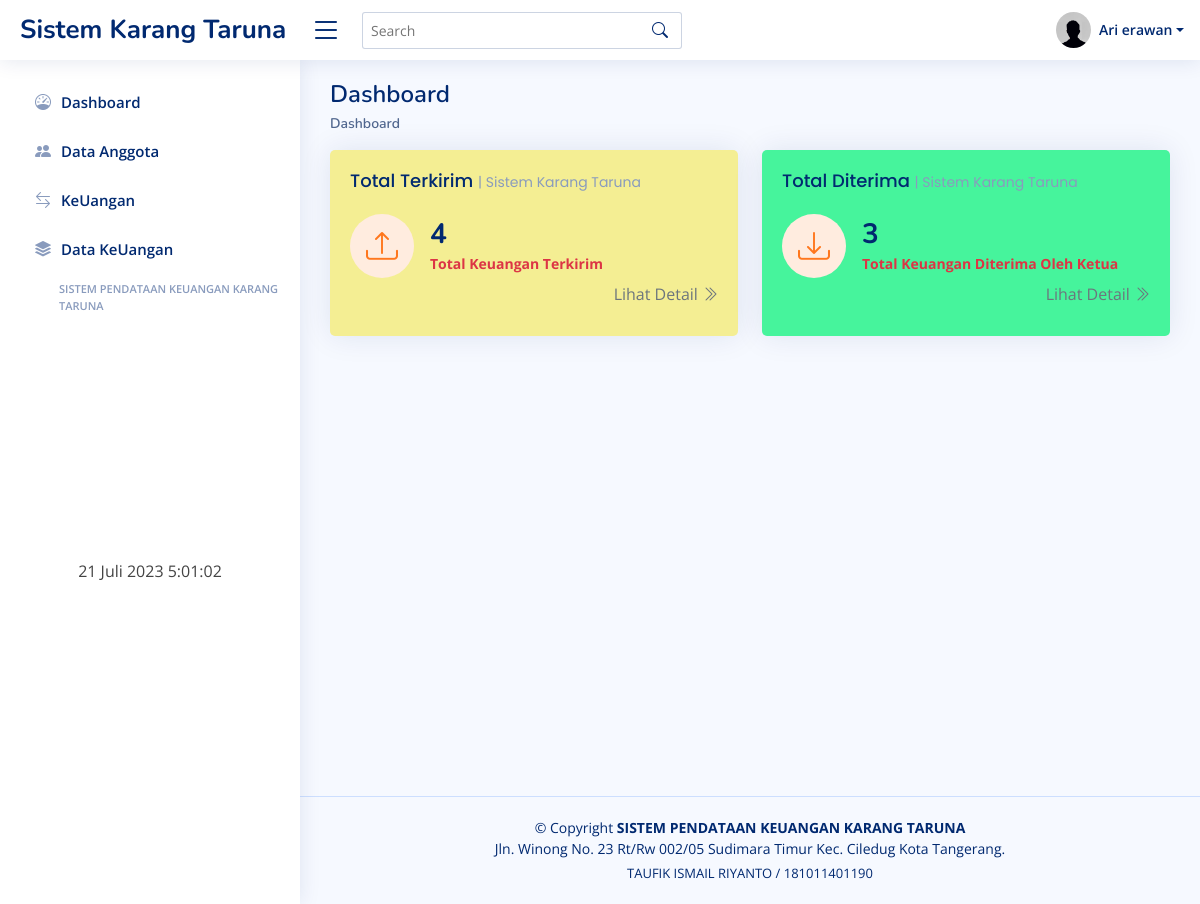
The page /anggota/index.php?url=dashboard (signed in) on the database its author committed.
### tables this page shows
CREATE TABLE `users` (
  `id_user` int(11) NOT NULL,
  `recid` enum('0','1') NOT NULL,
  `nama` varchar(30) NOT NULL,
  `rt` int(4) NOT NULL,
  `rw` int(4) NOT NULL,
  `alamat` text NOT NULL,
  `tgl_lahir` varchar(20) NOT NULL,
  `pekerjaan` varchar(40) NOT NULL,
  `no_telp` varchar(15) NOT NULL,
  `status` enum('aktif','tidak aktif') NOT NULL,
  `usertype` enum('ketua','wakil','anggota') NOT NULL,
  `username` varchar(30) NOT NULL,
  `password` varchar(200) NOT NULL,
  `level` enum('admin','anggota') NOT NULL
);

CREATE TABLE `trx` (
  `id_trx` int(11) NOT NULL,
  `id_user` int(11) NOT NULL,
  `jml_trx` varchar(255) NOT NULL,
  `keterangan` varchar(255) NOT NULL,
  `status_trx` varchar(255) NOT NULL,
  `tgl` date NOT NULL
);

### anggota/index.php (the view, shortened to what this page needs)
<!DOCTYPE html>
<html lang="en">
<head>
   <link href="../assets/css/bootstrap.min.css" rel="stylesheet">
   <link href="../assets/css/bootstrap-icons.css" rel="stylesheet">
   <link href="../assets/css/boxicons.min.css" rel="stylesheet">
   <link href="../assets/css/quill.snow.css" rel="stylesheet">
   <link href="../assets/css/quill.bubble.css" rel="stylesheet">
   <link href="../assets/css/remixicon.css" rel="stylesheet">
   <link href="../assets/css/style.css" rel="stylesheet">
   <link href="../assets/datatables/dataTables.bootstrap4.min.css" rel="stylesheet">
</head>
<body>
   <header id="header" class="header fixed-top d-flex align-items-center">
      <div class="d-flex align-items-center justify-content-between"> <a href="index.html" class="logo d-flex align-items-center"> <span class="d-none d-lg-block">Sistem Karang Taruna</span> </a> <i class="bi bi-list toggle-sidebar-btn"></i></div>
      <div class="search-bar">
         <form class="search-form d-flex align-items-center" method="POST" action="#"> <input type="text" name="query" placeholder="Search" title="Enter search keyword"> <button type="submit" title="Search"><i class="bi bi-search"></i></button></form>
      </div>
      <nav class="header-nav ms-auto">
         <ul class="d-flex align-items-center">
            <li class="nav-item dropdown pe-3">
              <?php
              require '../config/config.php';
              $sql = mysqli_query($koneksi, "select * from users where id_user='$_SESSION[id]'");
              while ($data = mysqli_fetch_array($sql)) {
               ?>
               <a class="nav-link nav-profile d-flex align-items-center pe-0" href="#" data-bs-toggle="dropdown"> <img src="../assets/img/profile-img.png" alt="Profile" class="rounded-circle"> <span class="d-none d-md-block dropdown-toggle ps-2"><?php echo $data['nama']; ?></span> </a>
               <?php } ?>
         </li>
      </ul>
   </nav>
</header>
<aside id="sidebar" class="sidebar">
   <ul class="sidebar-nav" id="sidebar-nav">
      <li class="nav-item"> <a class="nav-link collapsed" href="?url=dashboard">
         <i class="bi bi-speedometer"></i>
         <span>Dashboard</span> </a></li>
         <li class="nav-item">
            <a class="nav-link collapsed" href="?url=anggota">
               <i class="bi bi-people-fill"></i>
            </i><span>Data Anggota</span>
         </a>
      </li>
      <li class="nav-item">
         <a class="nav-link collapsed" href="?url=keuangan">
            <i class="bi bi-arrow-left-right"></i>
         </i><span>KeUangan</span>
      </a>
   </li>
   <li class="nav-item">
      <a class="nav-link collapsed" href="?url=data_keuangan">
         <i class="bi bi-stack">
         </i><span>Data KeUangan</span>
      </a>
   </li>
   <li  class="nav-heading ps-4">SISTEM PENDATAAN KEUANGAN KARANG TARUNA</li>
   <br><br><br><br>
   <br><br><br><br>
   <br><br>
   <div class="row text-center">
      <?php
      function tgl_indo($tanggal){
        $bulan = array (
         1 =>   'Januari',
         'Februari',
         'Maret',
         'April',
         'Mei',
         'Juni',
         'Juli',
         'Agustus',
         'September',
         'Oktober',
         'November',
         'Desember'
      );
        $pecahkan = explode('-', $tanggal);
        return $pecahkan[2] . ' ' . $bulan[ (int)$pecahkan[1] ] . ' ' . $pecahkan[0];
     }
     ?>
     <p><?php echo tgl_indo(date('Y-m-d')); ?> <span style="font-size:17" id="jam" ></span></p>
</div>
</ul>
</aside>
<main id="main" class="main">
   <section class="section">
     <div class="row">
      <?php include 'link.php' ?>
      <br>
      <br>
      <br>
      <br>
      <br>
      <br>
      <br>
      <br>
      <br>
      <br>
      <br>
      <br>
      <br>
      <br>
      <br>
      <br>
      <br>
      <br>
      <br>
      <br>
      <br>
      <br>
      <br>
      <br>
      <br>
      <br>
      <br>
      <br>
      <br>
   </div>
</section>
</main>
<footer id="footer" class="footer">
  <div class="copyright"> &copy; Copyright <strong><span>SISTEM PENDATAAN KEUANGAN KARANG TARUNA</span></strong><br>Jln. Winong No. 23 Rt/Rw 002/05 Sudimara Timur Kec. Ciledug Kota Tangerang.</div>
  <div class="credits">TAUFIK ISMAIL RIYANTO / 181011401190</div>
</footer>
</body>
</html>

### anggota/dashboard.php (shortened to what this page needs)
<!DOCTYPE html>
<html>
<head>
</head>
<body>
 <div class="container">
  <div class="pagetitle">
   <h1 class="mb-1">Dashboard</h1>
   <nav>
    <ol class="breadcrumb">
     <li class="breadcrumb-item active">Dashboard</li>
   </ol>
 </nav>
</div>
<div class="row">
  <section class="section dashboard">
    <div class="col-md-12">
      <div class="row">
        <div class="col-md-6">
          <div style="background-color:#f4ee93;" class="card info-card customers-card">
            <div class="card-body">
              <h5 class="card-title">Total Terkirim <span>| Sistem Karang Taruna</span></h5>
              <div class="d-flex align-items-center">
                <?php
                require '../config/config.php';
                $nama = $_SESSION['nama'];
                $sql = mysqli_query($koneksi,"select *,count(nama) as nm
                from trx inner join users on users.id_user = trx.id_user where nama='$nama' and  status_trx='kirim'");
                while ($data = mysqli_fetch_array($sql))
                {
                  ?>
                  <div class="card-icon rounded-circle d-flex align-items-center justify-content-center"> <i class="bi bi-upload"></i></div>
                  <div class="ps-3">
                    <h6><?= $data['nm']; ?></h6>
                    <span class="text-danger small pt-1 fw-bold">Total Keuangan Terkirim</span> <span class="text-muted small pt-2 ps-1"></span>
                  </div>
                <?php } ?>
              </div>
              <div class="mt-1 text-end">
                <a href="?url=data_keuangan" class="text-muted" >Lihat Detail <i class="bi bi-chevron-double-right"></i></a>
              </div>
            </div>
          </div>
        </div>
        <div class="col-md-6">
          <div style="background-color:#46f49c;" class="card info-card customers-card">
            <div class="card-body">
              <h5 class="card-title">Total Diterima <span>| Sistem Karang Taruna</span></h5>
              <?php
              require '../config/config.php';
              $nama = $_SESSION['nama'];
              $sql = mysqli_query($koneksi,"select *,count(nama) as nm
                  from trx inner join users on users.id_user = trx.id_user where nama='$nama' and  status_trx='terima'");
              while ($data = mysqli_fetch_array($sql))
              {
                ?>
                <div class="d-flex align-items-center">
                  <div class="card-icon rounded-circle d-flex align-items-center justify-content-center"> <i class="bi bi-download"></i></div>
                  <div class="ps-3">
                    <h6><?= $data['nm']; ?></h6>
                    <span class="text-danger small pt-1 fw-bold">Total Keuangan Diterima Oleh Ketua</span> <span class="text-muted small pt-2 ps-1"></span>
                  </div>
                </div>
              <?php } ?>
              <div class="mt-1 text-end">
                <a href="?url=data_keuangan" class="text-muted" >Lihat Detail <i class="bi bi-chevron-double-right"></i></a>
              </div>
            </div>
          </div>
        </div>
      </div>
    </div>
  </section>
</div>
</div>
</body>
</html>

### assets/css/style.css (style rules this page uses)
:root { scroll-behavior: smooth; }
body { font-family: "Open Sans", sans-serif; background: #f6f9ff; color: #444444; }
a { color: #4154f1; text-decoration: none; }
h1, h2, h3, h4, h5, h6 { font-family: "Nunito", sans-serif; }
#main { margin-top: 60px; padding: 20px 30px; transition: all 0.3s; }
.pagetitle { margin-bottom: 10px; }
.pagetitle h1 { font-size: 24px; margin-bottom: 0; font-weight: 600; color: #012970; }
.card { margin-bottom: 30px; border: none; border-radius: 5px; box-shadow: 0px 0 30px rgba(1, 41, 112, 0.1); }
.card-title { padding: 20px 0 15px 0; font-size: 18px; font-weight: 500; color: #012970; font-family: "Poppins", sans-serif; }
.card-title span { color: #899bbd; font-size: 14px; font-weight: 400; }
.card-body { padding: 0 20px 20px 20px; }
.breadcrumb { font-size: 14px; font-family: "Nunito", sans-serif; color: #899bbd; font-weight: 600; }
.breadcrumb .breadcrumb-item::before { color: #899bbd; }
.breadcrumb .active { color: #51678f; font-weight: 600; }
.logo { line-height: 1; }
@media (min-width: 1200px) { .logo { width: 280px; } }
.logo span { font-size: 26px; font-weight: 700; color: #012970; font-family: "Nunito", sans-serif; }
.header { transition: all 0.5s; z-index: 997; height: 60px; box-shadow: 0px 2px 20px rgba(1, 41, 112, 0.1); background-color: #fff; padding-left: 20px; }
.header .toggle-sidebar-btn { font-size: 32px; padding-left: 10px; cursor: pointer; color: #012970; }
.header .search-bar { min-width: 360px; padding: 0 20px; }
.header .search-form { width: 100%; }
.header .search-form input { border: 0; font-size: 14px; color: #012970; border: 1px solid rgba(1, 41, 112, 0.2); padding: 7px 38px 7px 8px; border-radius: 3px; transition: 0.3s; width: 100%; }
.header .search-form button { border: 0; padding: 0; margin-left: -30px; background: none; }
.header .search-form button i { color: #012970; }
.header-nav ul { list-style: none; }
.header-nav > ul { margin: 0; padding: 0; }
.header-nav .nav-profile { color: #012970; }
.header-nav .nav-profile img { max-height: 36px; }
.header-nav .nav-profile span { font-size: 14px; font-weight: 600; }
.sidebar { position: fixed; top: 60px; left: 0; bottom: 0; width: 300px; z-index: 996; transition: all 0.3s; padding: 20px; overflow-y: auto; scrollbar-width: thin; scrollbar-color: #aab7cf transparent; box-shadow: 0px 0px 20px rgba(1, 41, 112, 0.1); background-color: #fff; }
@media (min-width: 1200px) { #main, #footer { margin-left: 300px; } }
.sidebar-nav { padding: 0; margin: 0; list-style: none; }
.sidebar-nav li { padding: 0; margin: 0; list-style: none; }
.sidebar-nav .nav-item { margin-bottom: 5px; }
.sidebar-nav .nav-heading { font-size: 11px; text-transform: uppercase; color: #899bbd; font-weight: 600; margin: 10px 0 5px 15px; }
.sidebar-nav .nav-link { display: flex; align-items: center; font-size: 15px; font-weight: 600; color: #4154f1; transition: 0.3; background: #f6f9ff; padding: 10px 15px; border-radius: 4px; }
.sidebar-nav .nav-link i { font-size: 16px; margin-right: 10px; color: #4154f1; }
.sidebar-nav .nav-link.collapsed { color: #012970; background: #fff; }
.sidebar-nav .nav-link.collapsed i { color: #899bbd; }
.dashboard .info-card { padding-bottom: 10px; }
.dashboard .info-card h6 { font-size: 28px; color: #012970; font-weight: 700; margin: 0; padding: 0; }
.dashboard .card-icon { font-size: 32px; line-height: 0; width: 64px; height: 64px; flex-shrink: 0; flex-grow: 0; }
.dashboard .customers-card .card-icon { color: #ff771d; background: #ffecdf; }
.footer { padding: 20px 0; font-size: 14px; transition: all 0.3s; border-top: 1px solid #cddfff; }
.footer .copyright { text-align: center; color: #012970; }
.footer .credits { padding-top: 5px; text-align: center; font-size: 13px; color: #012970; }

### rows shown on the page
users: nama "Ari erawan"
trx: nm "4"
trx: nm "3"
